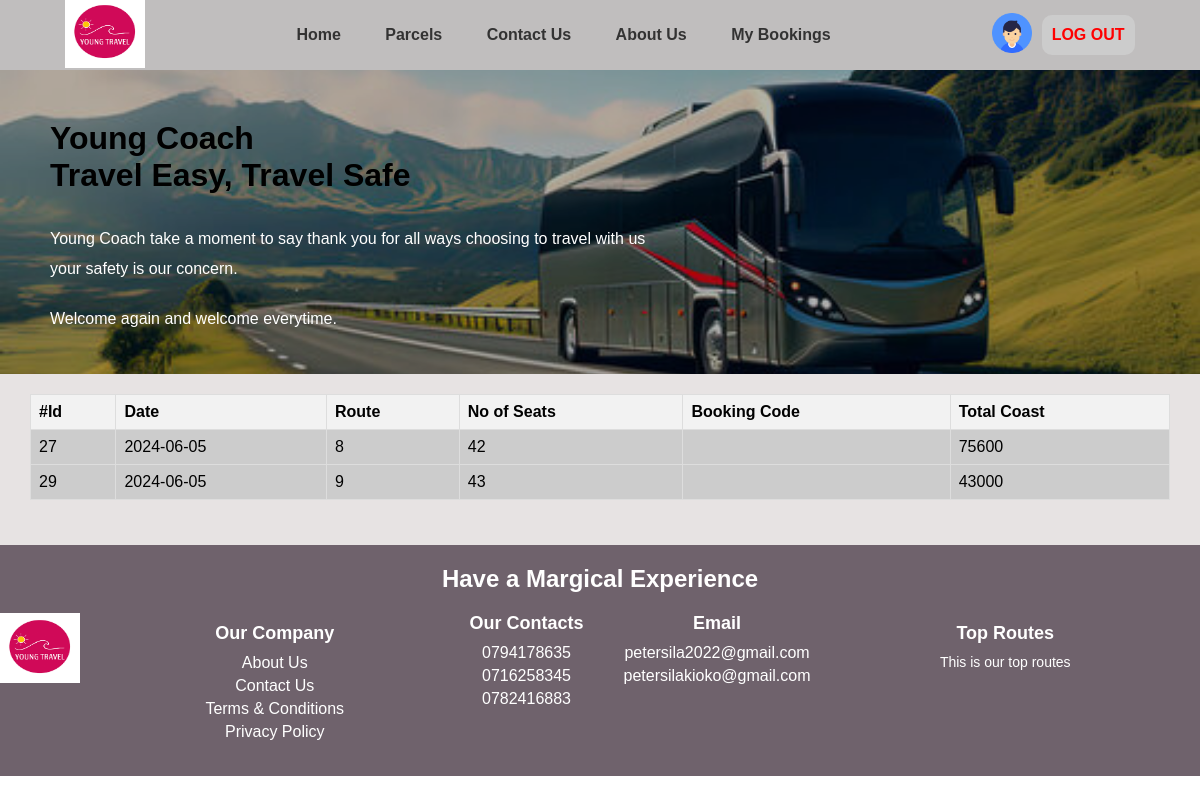
Screenshot of /booking_hist.php (signed in) with the database file from the repository.
### tables this page shows
CREATE TABLE `bookings` (
  `booking_id` int NOT NULL AUTO_INCREMENT,
  `scheduleid` int NOT NULL,
  `userid` int NOT NULL,
  `paymentnumber` varchar(100) NOT NULL,
  `numberseats` int NOT NULL,
  `seats` varchar(250) NOT NULL,
  `fare` int NOT NULL,
  `paymentstatus` varchar(100) NOT NULL,
  `bookingcode` varchar(100) NOT NULL,
  `bookingdate` date NOT NULL,
  `lastupdated` timestamp(6) NOT NULL DEFAULT CURRENT_TIMESTAMP(6) ON UPDATE CURRENT_TIMESTAMP(6),
  PRIMARY KEY (`booking_id`)
);

### booking_hist.php (the view, shortened to what this page needs)
<?php
require_once 'controllers/bookcontroller.php';
?>
<!DOCTYPE html>
<html lang="en">
<head>
    <link rel="stylesheet" href="css/styless.css">
</head>
<body>
    <div class="backimage">
        <div class="nav-bar">
            <nav>
                <a href="home.php"><img src="images/logo.png" class="logo"></a>
                <ul>
                    <li><a href="home.php"><b>Home</b></a></li>
                    <li><a href="parcels.php"><b>Parcels</b></a></li>
                    <li><a href="contactus.php"><b>Contact Us</b></a></li>
                    <li><a href="aboutus.php"><b>About Us</b></a></li>
                    <li><a href="booking_hist.php"><b>My Bookings</b></a></li>
                </ul>
                <div class="reg-nav">
                    <a href="profile.php"><img  class="profile" src="images/user.png"></a>
                    <button class="log-btn"><a href="index.php?logout=1" class="logout"><b>LOG OUT</b></a></button>
                </div>
            </nav>
        </div>
        <div class="hero">
            <h1 class="anim">Young Coach<br>Travel Easy, Travel Safe</h1>
            <p class="anim">Young Coach take a moment to say thank you for all ways choosing to travel with us
            <br>your safety is our concern.</p>
            <p class="anim">Welcome again and welcome everytime.</p>
        </div>
    </div>
    <div class="hist">
        <div class="avail-bus-list">
            <table>
                <tr>
                    <th>#Id</th>
                    <th>Date</th>
                    <th>Route</th>
                    <th>No of Seats</th>
                    <th>Booking Code</th>
                    <th>Total Coast</th>
                </tr>
                <?php
                    $u_id = $_SESSION['user_id'];
                    $sql = "SELECT * FROM bookings WHERE userid=$u_id ORDER BY lastupdated DESC";
                    $result = $conn->query($sql);
                    while($booking_r = $result->fetch_assoc()) {
                        echo "<tr>";
                        echo "<td>" . $booking_r["booking_id"] . "</td>";
                        echo "<td>" . $booking_r["bookingdate"] . "</td>";
                        echo "<td>" . $booking_r["scheduleid"] . "</td>";
                        echo "<td>" . $booking_r["numberseats"] . "</td>";
                        echo "<td>" . $booking_r["bookingcode"] . "</td>";
                        echo "<td>" . $booking_r["fare"] . "</td>";
                        echo "</tr>";
                    }
                ?>
            </table>
        </div>
    </div>
</body>
<footer>
    <div class="head">
        <h3>Have a Margical Experience</h3>
    </div>
    <div class="cont">
        <img src="images/logo.png" class="logo">
        <div class="our-comp">
            <h3>Our Company</h3>
            <a href="aboutus.php">About Us</a>
            <a href="contactus.php">Contact Us</a>
            <a href="terms&cods.pdf">Terms & Conditions</a>
            <a href="privacy.txt">Privacy Policy</a>
        </div>
        <div class="our-conta">
            <div class="numbers">
                <h3>Our Contacts</h3>
                <a href="tel:+254794178635">0794178635</a>
                <a href="tel:+254716258345">0716258345</a>
                <a href="tel:+254782416883">0782416883</a>
            </div>
            <div class="emails">
                <h3>Email</h3>
                <a href="mailto:petersila2022@gmail.com">petersila2022@gmail.com</a>
                <a href="mailto:petersilakioko@gmail.com">petersilakioko@gmail.com</a>
            </div>
        </div>
        <div class="top-routes">
            <h3>Top Routes</h3>
            <p>This is our top routes</p>
        </div>
    </div>
</footer>
</html>

### css/styless.css (style rules this page uses)
* { margin: 0; padding: 0; box-sizing: border-box; font-family: 'Poppins', sans-serif; }
h1, h2 { color: black; }
h3 { color: #999; }
.backimage { background-image: url('../images/heroback.jpg'); background-size: cover; background-position: center; background-repeat: no-repeat; }
.hero { position: relative; color: white; padding: 30px; min-height: 200px; background-color: rgb(0, 0, 0); background-color: rgba(0,0,0,0.3); }
.hero p { padding-top: 10px; padding-bottom: 10px; line-height: 30px; }
nav { display: flex; height: 70px; align-items: center; justify-content: space-around; background-color: rgb(0, 0, 0); background-color: rgb(192, 190, 190); color: #fff; }
nav .reg-nav a .profile { height: 40px; width: 40px; }
.logo { width: 80px; height: 70px; }
nav ul li { display: inline-block; list-style: none; padding: 20px; position: relative; }
nav ul li a { text-decoration: none; color: #333; font-weight: 400; }
nav .reg-nav { display: flex; align-items: center; }
nav .reg-nav a { display: inline-block; padding: 10px; text-decoration: none; }
nav .reg-nav button { display: inline-block; border-radius: 10px; border: none; background-color: #ccc; height: 40px; min-width: 80px; font-size: 16px; cursor: pointer; }
.logout { color: red; }
.anim { opacity: 0; transform: translateY(30px); animation: moveup 0.5s linear forwards; padding: 20px; }
footer { background-color: #493845c9; color: #fff; padding: 20px 0; text-align: center; min-height: 200px; overflow: hidden; }
.head { margin-bottom: 20px; }
.head h3 { font-size: 24px; color: #fff; }
.cont { display: flex; justify-content: space-around; flex-wrap: wrap; }
.our-conta { display: flex; justify-content: space-around; flex-wrap: wrap; }
.emails { flex: 1; padding-left: 40px; }
.our-comp, .top-routes { flex: 1; margin: 10px; }
.cont h3 { font-size: 18px; color: #fff; margin-bottom: 10px; }
.cont a { color: #fff; text-decoration: none; display: block; margin-bottom: 5px; }
.cont p { color: #fff; font-size: 14px; }
.avail-bus-list { padding: 20px 30px 45px 30px; background-color: #e7e3e3; }
.avail-bus-list table { width: 100%; border-collapse: collapse; }
.avail-bus-list th, .avail-bus-list td { border: 1px solid #ddd; padding: 8px; text-align: left; }
.avail-bus-list th { background-color: #f2f2f2; }
.avail-bus-list td { background-color: #ccc; }

### rows the page displays
bookings: booking_id "27", bookingdate "2024-06-05", scheduleid "8", numberseats "42", fare "75600"
bookings: booking_id "29", bookingdate "2024-06-05", scheduleid "9", numberseats "43", fare "43000"
